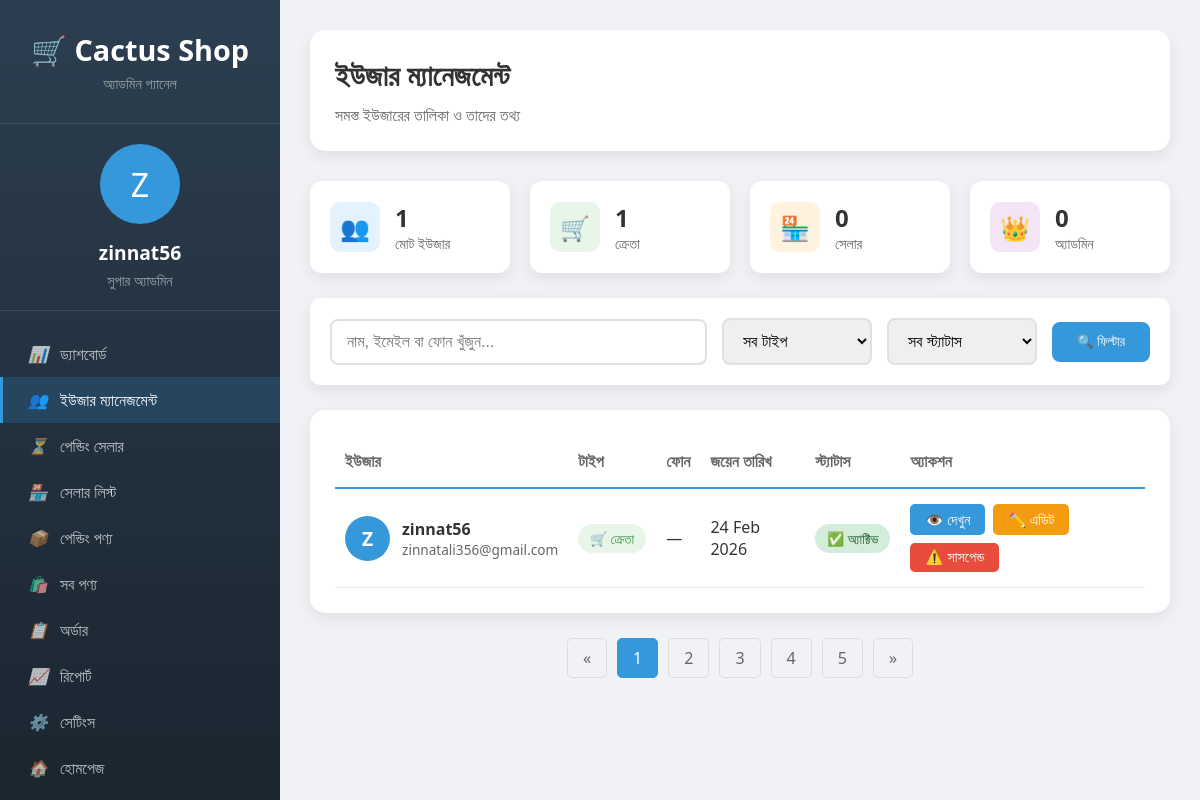
Page /admin-dashboard/all-users/ (signed in) on the earlier database version.
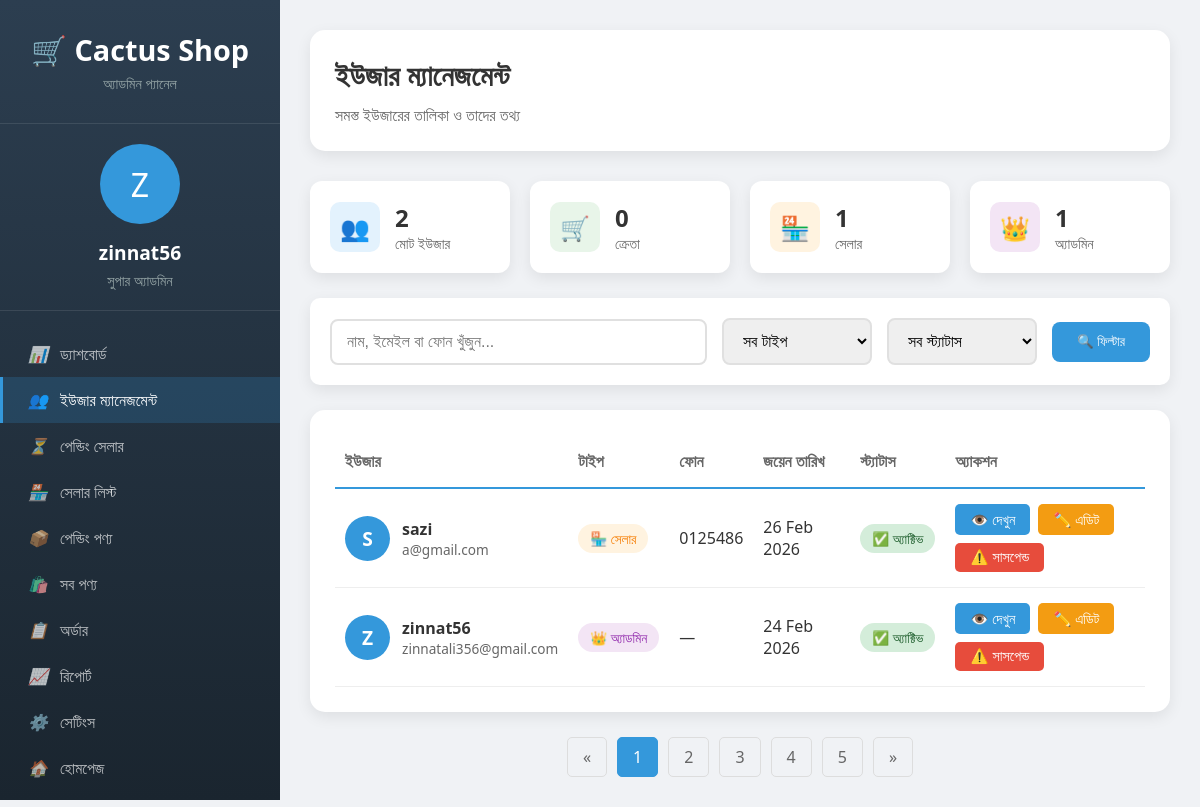
Same page on the later database version.
### accounts/models.py (models this page shows, shortened)
class User(AbstractUser):
    USER_TYPE_CHOICES = (
        ('BUYER', 'Buyer'),
        ('SELLER', 'Seller'),
        ('ADMIN', 'Admin'),
    )
    groups = models.ManyToManyField(
        'auth.Group',
        verbose_name='groups',
        blank=True,
        related_name='custom_user_set',
        related_query_name='custom_user',
    )
    user_permissions = models.ManyToManyField(
        'auth.Permission',
        verbose_name='user permissions',
        blank=True,
        related_name='custom_user_set',
        related_query_name='custom_user',
    )
    user_type = models.CharField(
        max_length=10,
        choices=USER_TYPE_CHOICES,
        default='ADMIN'
    )
    phone = models.CharField(max_length=15, blank=True)
    address = models.TextField(blank=True)
    profile_pic = models.ImageField(upload_to='profiles/', blank=True, null=True)
    is_approved = models.BooleanField(default=True)
    created_at = models.DateTimeField(auto_now_add=True)
    updated_at = models.DateTimeField(auto_now=True)

### admin_dashboard/views.py (the view)
# urls.py: path('all-users/', views.all_users, name='admin_all_users'),
@staff_member_required
def all_users(request):
    users = User.objects.all().order_by('-date_joined')
    total_users = User.objects.count()
    total_buyers = User.objects.filter(user_type='BUYER').count()
    total_sellers = User.objects.filter(user_type='SELLER').count()
    total_admins = User.objects.filter(user_type='ADMIN').count()
    user_type = request.GET.get('type')
    if user_type:
        users = users.filter(user_type=user_type)
    context = {
        'users': users,
        'total_users': total_users,
        'total_buyers': total_buyers,
        'total_sellers': total_sellers,
        'total_admins': total_admins,
    }
    return render(request, 'admin_dashboard/all_users.html', context)

### admin_dashboard/templates/admin_dashboard/all_users.html (shortened to what this page needs)
<!DOCTYPE html>
<html lang="bn">
<head>
</head>
<body>
    <div class="dashboard-container">
        <div class="sidebar">
            <div class="sidebar-header">
                <a href="/" class="logo">🛒 Cactus Shop</a>
                <div style="font-size: 0.9rem; color: #95a5a6; margin-top: 5px;">অ্যাডমিন প্যানেল</div>
            </div>
            <div class="admin-info">
                <div class="admin-avatar">
                    {{ user.first_name|first|default:user.username|first|upper }}
                </div>
                <div class="admin-name">{{ user.get_full_name|default:user.username }}</div>
                <div class="admin-role">সুপার অ্যাডমিন</div>
            </div>
            <div class="nav-menu">
                <a href="{% url 'admin_dashboard' %}" class="nav-item">
                    <i>📊</i> ড্যাশবোর্ড
                </a>
                <a href="{% url 'admin_all_users' %}" class="nav-item active">
                    <i>👥</i> ইউজার ম্যানেজমেন্ট
                </a>
                <a href="{% url 'admin_pending_sellers' %}" class="nav-item">
                    <i>⏳</i> পেন্ডিং সেলার
                </a>
                <a href="{% url 'admin_all_sellers' %}" class="nav-item">
                    <i>🏪</i> সেলার লিস্ট
                </a>
                <a href="{% url 'admin_pending_products' %}" class="nav-item">
                    <i>📦</i> পেন্ডিং পণ্য
                </a>
                <a href="{% url 'admin_all_products' %}" class="nav-item">
                    <i>🛍️</i> সব পণ্য
                </a>
                <a href="{% url 'admin_all_orders' %}" class="nav-item">
                    <i>📋</i> অর্ডার
                </a>
                <a href="{% url 'admin_reports' %}" class="nav-item">
                    <i>📈</i> রিপোর্ট
                </a>
                <a href="{% url 'admin_settings' %}" class="nav-item">
                    <i>⚙️</i> সেটিংস
                </a>
                <a href="/" class="nav-item">
                    <i>🏠</i> হোমপেজ
                </a>
                <a href="/accounts/logout/" class="nav-item">
                </a>
            </div>
        </div>
        <div class="main-content">
            <div class="page-header">
                <h1>ইউজার ম্যানেজমেন্ট</h1>
                <p>সমস্ত ইউজারের তালিকা ও তাদের তথ্য</p>
            </div>
            <div class="stats-grid">
                <div class="stat-card">
                    <div class="stat-icon total">👥</div>
                    <div class="stat-content">
                        <h3>{{ total_users }}</h3>
                        <p>মোট ইউজার</p>
                    </div>
                </div>
                <div class="stat-card">
                    <div class="stat-icon buyers">🛒</div>
                    <div class="stat-content">
                        <h3>{{ total_buyers }}</h3>
                        <p>ক্রেতা</p>
                    </div>
                </div>
                <div class="stat-card">
                    <div class="stat-icon sellers">🏪</div>
                    <div class="stat-content">
                        <h3>{{ total_sellers }}</h3>
                        <p>সেলার</p>
                    </div>
                </div>
                <div class="stat-card">
                    <div class="stat-icon admins">👑</div>
                    <div class="stat-content">
                        <h3>{{ total_admins }}</h3>
                        <p>অ্যাডমিন</p>
                    </div>
                </div>
            </div>
            <div class="filter-section">
                <form class="filter-form" method="get">
                    <input type="text" name="q" placeholder="নাম, ইমেইল বা ফোন খুঁজুন..."
                           value="{{ request.GET.q }}">
                    <select name="type">
                        <option value="">সব টাইপ</option>
                    </select>
                    <select name="status">
                        <option value="">সব স্ট্যাটাস</option>
                    </select>
                    <button type="submit">🔍 ফিল্টার</button>
                </form>
            </div>
            <div class="table-container">
                <table>
                    <thead>
                        <tr>
                            <th>ইউজার</th>
                            <th>টাইপ</th>
                            <th>ফোন</th>
                            <th>জয়েন তারিখ</th>
                            <th>স্ট্যাটাস</th>
                            <th>অ্যাকশন</th>
                        </tr>
                    </thead>
                    <tbody>
                        {% for u in users %}
                        <tr>
                            <td>
                                <div class="user-info">
                                    <div class="user-avatar">
                                        {{ u.username|first|upper }}
                                    </div>
                                    <div class="user-details">
                                        <span class="user-name">{{ u.get_full_name|default:u.username }}</span>
                                        <span class="user-email">{{ u.email }}</span>
                                    </div>
                                </div>
                            </td>
                            <td>
                                <span class="badge badge-{{ u.user_type|lower }}">
                                    {% if u.user_type == 'BUYER' %}🛒 ক্রেতা
                                    {% elif u.user_type == 'SELLER' %}🏪 সেলার
                                    {% else %}👑 অ্যাডমিন
                                    {% endif %}
                                </span>
                            </td>
                            <td>{{ u.phone|default:"—" }}</td>
                            <td>{{ u.date_joined|date:"d M Y" }}</td>
                            <td>
                                {% if u.is_active %}
                                    <span class="badge badge-active">✅ অ্যাক্টিভ</span>
                                {% else %}
                                    <span class="badge badge-inactive">❌ ইনঅ্যাক্টিভ</span>
                                {% endif %}
                            </td>
                            <td>
                                <div class="action-buttons">
                                    <a href="#" class="btn btn-view">👁️ দেখুন</a>
                                    <a href="/admin/accounts/user/{{ u.id }}/change/" class="btn btn-edit">✏️ এডিট</a>
                                    {% if u.is_active %}
                                    <button class="btn btn-suspend" onclick="suspendUser('{{ u.id }}')">
                                        ⚠️ সাসপেন্ড
                                    </button>
                                    {% endif %}
                                </div>
                            </td>
                        </tr>
                        {% empty %}
                        <tr>
                            <td colspan="6" style="text-align: center; padding: 40px;">
                                কোনো ইউজার পাওয়া যায়নি
                            </td>
                        </tr>
                        {% endfor %}
                    </tbody>
                </table>
            </div>
            <div class="pagination">
                <a href="#" class="page-link">«</a>
                <a href="#" class="page-link active">1</a>
                <a href="#" class="page-link">2</a>
                <a href="#" class="page-link">3</a>
                <a href="#" class="page-link">4</a>
                <a href="#" class="page-link">5</a>
                <a href="#" class="page-link">»</a>
            </div>
        </div>
    </div>
</body>
</html>

Differences in the rows shown:
changed User "zinnat56": user_type "🛒 ক্রেতা" → "👑 অ্যাডমিন"
added User: username|first "S", get_full_name "sazi", email "a@gmail.com", user_type "🏪 সেলার", phone "0125486", date_joined "26 Feb 2026", is_active "✅ অ্যাক্টিভ"
Other differences:
{{ total_users }}: "1" → "2"
{{ total_buyers }}: "1" → "0"
{{ total_sellers }}: "0" → "1"
{{ total_admins }}: "0" → "1"
